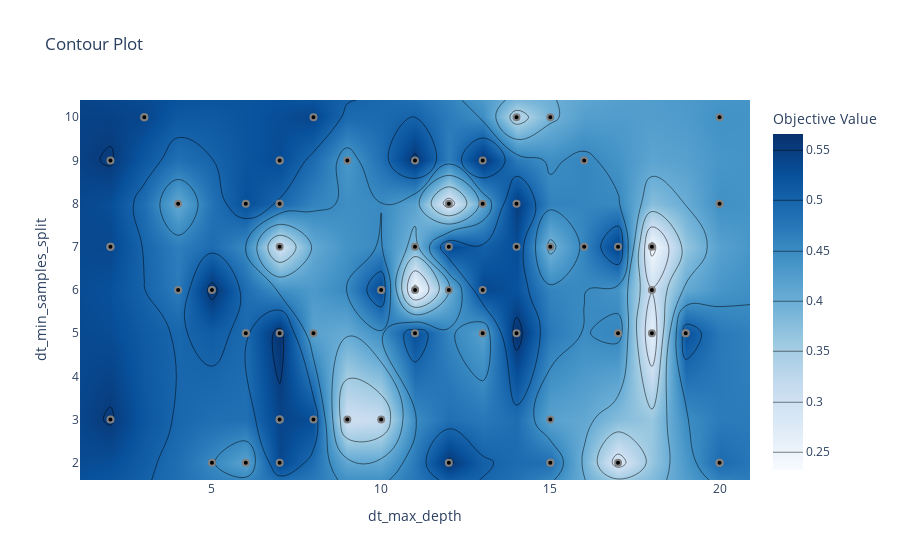

The code cell stored with this chart in its notebook:
### Code cell
params=trial.params
clf_str=params.pop("classifier", None)

optuna.visualization.plot_contour(study,params.keys())

### Figure 1 — Plotly figure (JSON) as saved in the notebook; plotly's stock layout.template omitted (floating-point values rounded to 4 significant figures; data arrays with more than 128 entries replaced by an {"elided": "..."} marker saying what was removed)
{"data": [{"colorbar": {"title": {"text": "Objective Value"}}, "colorscale": [[0, "rgb(247,251,255)"], [0.125, "rgb(222,235,247)"], [0.25, "rgb(198,219,239)"], [0.375, "rgb(158,202,225)"], [0.5, "rgb(107,174,214)"], [0.625, "rgb(66,146,198)"], [0.75, "rgb(33,113,181)"], [0.875, "rgb(8,81,156)"], [1, "rgb(8,48,107)"]], "connectgaps": true, "contours": {"coloring": "heatmap"}, "hoverinfo": "none", "line": {"smoothing": 1.3}, "reversescale": false, "type": "contour", "x": [1.1, 2, 3, 4, 5, 6, 7, 8, 9, 10, 11, 12, 13, 14, 15, 16, 17, 18, 19, 20, 20.9], "y": [1.6, 2, 3, 5, 6, 7, 8, 9, 10, 10.4], "z": {"elided": "10x21 float values"}}, {"marker": {"color": "black", "line": {"color": "Gray", "width": 2}}, "mode": "markers", "name": "Feasible Trial", "showlegend": false, "type": "scatter", "x": [17, 7, 14, 20, 15, 2, 5, 15, 17, 13, 5, 8, 7, 7, 8, 11, 11, 7, 20, 7, 2, 12, 10, 3, 18, 19, 7, 13, 16, 4, 6, 15, 7, 9, 14, 15, 7, 10, 13, 3, 10, 18, 20, 9, 20, 11, 16, 12, 17, 13, 6, 8, 14, 2, 12, 19, 6, 12, 20, 7, 6, 17, 2, 15, 11, 4, 18, 14], "y": [2, 5, 5, 8, 10, 9, 6, 2, 7, 9, 2, 10, 3, 7, 5, 9, 6, 2, 2, 9, 7, 2, 6, 10, 5, 5, 9, 5, 7, 8, 2, 3, 8, 9, 10, 7, 8, 3, 6, 10, 6, 7, 8, 3, 2, 7, 9, 7, 5, 8, 8, 3, 8, 7, 8, 5, 5, 6, 10, 3, 5, 5, 3, 2, 5, 6, 6, 7]}, {"marker": {"color": "#cccccc", "line": {"color": "Gray", "width": 2}}, "mode": "markers", "name": "Infeasible Trial", "showlegend": false, "type": "scatter", "x": [], "y": []}], "layout": {"title": {"text": "Contour Plot"}, "xaxis": {"range": [1.1, 20.9], "title": {"text": "dt_max_depth"}}, "yaxis": {"range": [1.6, 10.4], "title": {"text": "dt_min_samples_split"}}}}
